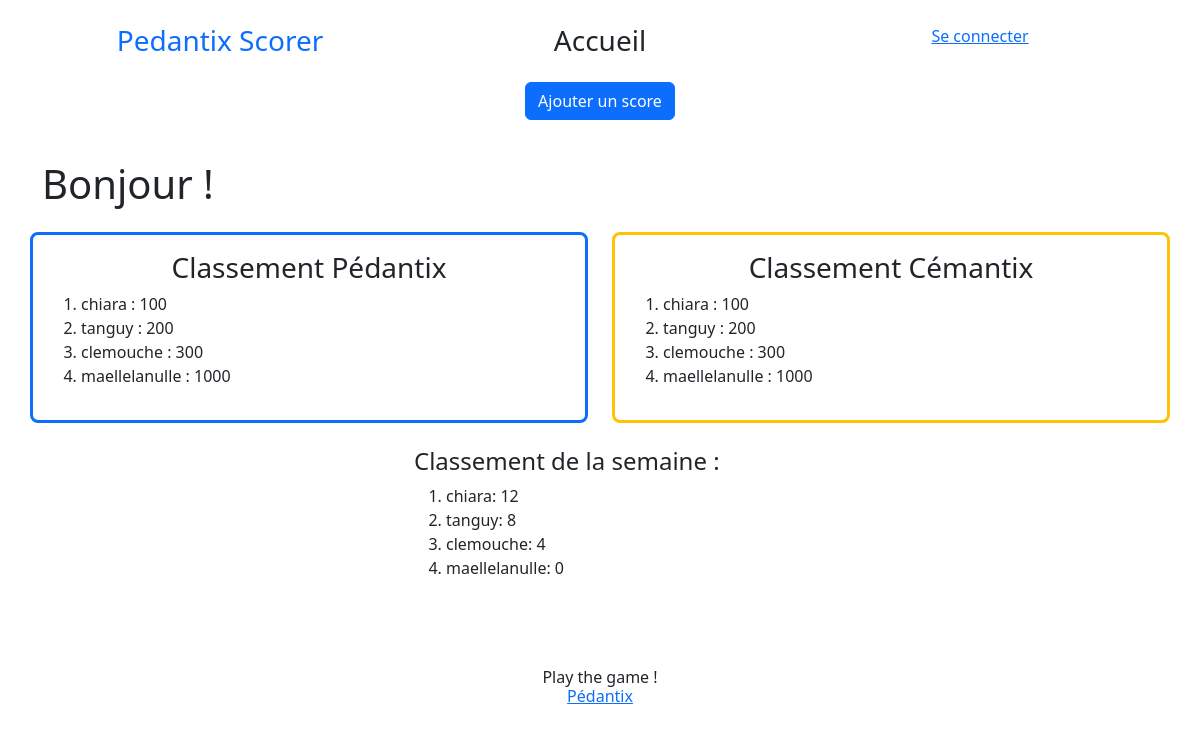
/index, run on the app's committed database.
### app/models.py (models this page shows, shortened)
class User(UserMixin, db.Model):
    id = db.Column(db.Integer, primary_key=True)
    username = db.Column(db.String(64), index=True, unique=True)
    email = db.Column(db.String(120), index=True, unique=True)
    password_hash = db.Column(db.String(128))
    scores = db.relationship('Score', back_populates='user')

### app/routes.py (the view)
@app.route('/')
@app.route('/index')
def index():
    pedantix_ranking = calculate_sums('Pedantix')
    cemantix_ranking = calculate_sums('Cemantix')
    overall_weekly_ranking = calculate_overall_weekly_ranking()
    return render_template('index.html', title='Home', current_user=current_user, pedantix_ranking=pedantix_ranking, cemantix_ranking=cemantix_ranking, overall_weekly_ranking=overall_weekly_ranking)

### app/score_calculator.py (called while the page is built)
def calculate_sums(score_type):
    user_sums = (
        db.session.query(User.username, func.sum(Score.score).label('total_score'))
        .join(Score, User.id == Score.user_id)
        .filter(Score.score_type == score_type)
        .group_by(User.username)
        .all()
    )
    sorted_users = sorted(user_sums, key=lambda x: x.total_score) if user_sums else []
    print(f"calculate_sums - Score Type: {score_type}, Sorted Users: {sorted_users}")
    return sorted_users

def calculate_ranking_and_points(score_type):
    ranking = calculate_sums(score_type)
    points = {username: 0 for username, _ in ranking}
    for i, (username, _) in enumerate(ranking):
        user = User.query.filter_by(username=username).first()
        weekly_points = WeeklyPoints.query.filter_by(user_id=user.id).first()
        if weekly_points:
            points[username] += weekly_points.combined_points
    return points

def calculate_overall_weekly_ranking():
    pedantix_points = calculate_ranking_and_points('Pedantix')
    cemantix_points = calculate_ranking_and_points('Cemantix')
    combined_points = {username: pedantix_points.get(username, 0) + cemantix_points.get(username, 0) for username in pedantix_points}
    sorted_users = sorted(combined_points.items(), key=lambda x: x[1], reverse=True)
    return sorted_users

### app/templates/index.html (shortened to what this page needs)
<!DOCTYPE html>
<html lang="en">
<head>
    <link href="https://cdn.jsdelivr.net/npm/bootstrap@5.3.2/dist/css/bootstrap.min.css" rel="stylesheet">
</head>
<body>
    <header class="container text-center py-4">
        <div class="row">
            <div class="col justify-content-start">
                <h3><a href="{{ url_for('index') }}" class="text-decoration-none">Pedantix Scorer</a></h3>
            </div>
            <div class="col">
                <h3>Accueil</h3>
            </div>
            <div class="col">
                <div> {% if current_user.is_anonymous %} <a href="{{ url_for('login') }}">Se connecter</a> {% elif current_user.is_authenticated %} <h3>{{ current_user.username }}</h3>
                </div>
                <div> <a href="{{ url_for('logout') }}">Se déconnecter</a> {% endif %} </div>
            </div>
            <div class="row">
              <div class="col text-center py-3 ms-4"> <a href="{{ url_for('pedantix_scorer') }}" class="btn btn-primary">Ajouter un score</a> </div>
            </div>
        </div>
    </header>
    <div class="container">
        <div class="row">
            <div class="col">
                <h1>Bonjour {{ current_user.username }}!</h1>
            </div>
            <div class="container text-center mt-3">
                <div class="row">
                    <div class="col border border-3 border-primary rounded-3 p-3 me-4">
                        <h3>Classement Pédantix</h3>
                        <ol class="text-start"> {% for username, scores in pedantix_ranking %} <li>{{ username }} : {{ scores }}</li> {% endfor %} </ol>
                    </div>
                    <div class="col border border-3 border-warning rounded-3 p-3">
                        <h3>Classement Cémantix</h3>
                        <ol class="text-start"> {% for username, scores in cemantix_ranking %} <li>{{ username }} : {{ scores }}</li> {% endfor %} </ol>
                    </div>
                </div>
            </div>
            <div class="row py-4">
                <div class="col"></div>
                <div class="col">
                    <h4>Classement de la semaine :</h4>
                    <ol class="text-start">
                        {% for username, scores in overall_weekly_ranking %}
                            <li>{{ username }}: {{ scores }}</li>
                        {% endfor %}
                    </ol>
                </div>
                <div class="col"></div>
            </div>
            <div class="container text-center pt-5">
                <h6> Play the game ! <br> <a href="https://cemantix.certitudes.org/pedantix" target="_blank">Pédantix</a> </h6>
            </div>
        </div>
    </div>
</body>
</html>

### data on the page
User: username "chiara", scores "100", scores "12"
User: username "tanguy", scores "200", scores "8"
User: username "clemouche", scores "300", scores "4"
User: username "maellelanulle", scores "1000", scores "0"
